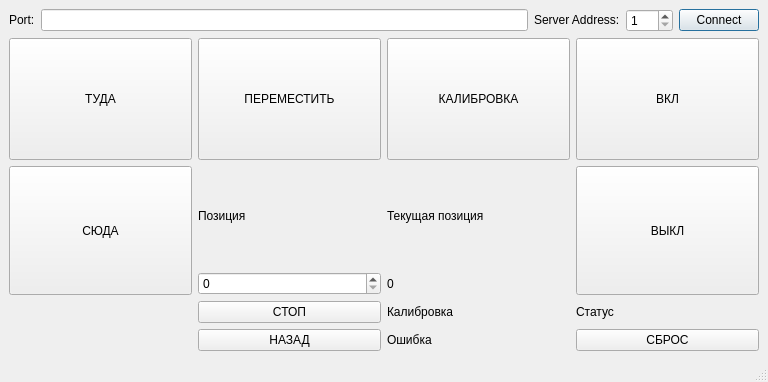
<?xml version="1.0" encoding="UTF-8"?>
<ui version="4.0">
 <class>MainWindow</class>
 <widget class="QMainWindow" name="MainWindow">
  <property name="geometry">
   <rect>
    <x>0</x>
    <y>0</y>
    <width>768</width>
    <height>382</height>
   </rect>
  </property>
  <property name="windowTitle">
   <string>MainWindow</string>
  </property>
  <widget class="QWidget" name="centralwidget">
   <layout class="QGridLayout" name="gridLayout_2">
    <item row="0" column="0" colspan="4">
     <layout class="QHBoxLayout" name="horizontalLayout_4">
      <item>
       <widget class="QLabel" name="label_10">
        <property name="sizePolicy">
         <sizepolicy hsizetype="Maximum" vsizetype="Fixed">
          <horstretch>0</horstretch>
          <verstretch>0</verstretch>
         </sizepolicy>
        </property>
        <property name="text">
         <string>Port:</string>
        </property>
       </widget>
      </item>
      <item>
       <widget class="QLineEdit" name="portEdit">
        <property name="sizePolicy">
         <sizepolicy hsizetype="Preferred" vsizetype="Fixed">
          <horstretch>0</horstretch>
          <verstretch>0</verstretch>
         </sizepolicy>
        </property>
       </widget>
      </item>
      <item>
       <widget class="QLabel" name="label_27">
        <property name="sizePolicy">
         <sizepolicy hsizetype="Maximum" vsizetype="Fixed">
          <horstretch>0</horstretch>
          <verstretch>0</verstretch>
         </sizepolicy>
        </property>
        <property name="text">
         <string>Server Address:</string>
        </property>
       </widget>
      </item>
      <item>
       <widget class="QSpinBox" name="serverEdit">
        <property name="sizePolicy">
         <sizepolicy hsizetype="Maximum" vsizetype="Fixed">
          <horstretch>0</horstretch>
          <verstretch>0</verstretch>
         </sizepolicy>
        </property>
        <property name="minimum">
         <number>1</number>
        </property>
        <property name="maximum">
         <number>247</number>
        </property>
       </widget>
      </item>
      <item>
       <widget class="QPushButton" name="connectButton">
        <property name="sizePolicy">
         <sizepolicy hsizetype="Maximum" vsizetype="Fixed">
          <horstretch>0</horstretch>
          <verstretch>0</verstretch>
         </sizepolicy>
        </property>
        <property name="text">
         <string>Connect</string>
        </property>
        <property name="checkable">
         <bool>false</bool>
        </property>
        <property name="autoDefault">
         <bool>false</bool>
        </property>
        <property name="default">
         <bool>true</bool>
        </property>
       </widget>
      </item>
     </layout>
    </item>
    <item row="1" column="2">
     <widget class="QPushButton" name="calibrationButton">
      <property name="sizePolicy">
       <sizepolicy hsizetype="Minimum" vsizetype="Minimum">
        <horstretch>0</horstretch>
        <verstretch>0</verstretch>
       </sizepolicy>
      </property>
      <property name="minimumSize">
       <size>
        <width>0</width>
        <height>100</height>
       </size>
      </property>
      <property name="text">
       <string>КАЛИБРОВКА</string>
      </property>
     </widget>
    </item>
    <item row="2" column="1">
     <layout class="QVBoxLayout" name="verticalLayout_2">
      <item>
       <widget class="QLabel" name="label">
        <property name="sizePolicy">
         <sizepolicy hsizetype="Minimum" vsizetype="Fixed">
          <horstretch>0</horstretch>
          <verstretch>0</verstretch>
         </sizepolicy>
        </property>
        <property name="minimumSize">
         <size>
          <width>0</width>
          <height>100</height>
         </size>
        </property>
        <property name="text">
         <string>Позиция</string>
        </property>
       </widget>
      </item>
      <item>
       <widget class="QSpinBox" name="positionBox">
        <property name="sizePolicy">
         <sizepolicy hsizetype="Minimum" vsizetype="Minimum">
          <horstretch>0</horstretch>
          <verstretch>0</verstretch>
         </sizepolicy>
        </property>
       </widget>
      </item>
     </layout>
    </item>
    <item row="4" column="1">
     <widget class="QPushButton" name="stopButton">
      <property name="sizePolicy">
       <sizepolicy hsizetype="Minimum" vsizetype="Maximum">
        <horstretch>0</horstretch>
        <verstretch>0</verstretch>
       </sizepolicy>
      </property>
      <property name="text">
       <string>СТОП</string>
      </property>
     </widget>
    </item>
    <item row="5" column="3">
     <widget class="QPushButton" name="resetButton">
      <property name="sizePolicy">
       <sizepolicy hsizetype="Minimum" vsizetype="Maximum">
        <horstretch>0</horstretch>
        <verstretch>0</verstretch>
       </sizepolicy>
      </property>
      <property name="text">
       <string>СБРОС</string>
      </property>
     </widget>
    </item>
    <item row="4" column="2">
     <layout class="QHBoxLayout" name="horizontalLayout">
      <item>
       <widget class="QLabel" name="label_5">
        <property name="text">
         <string>Калибровка</string>
        </property>
       </widget>
      </item>
      <item>
       <widget class="QLabel" name="calibrationLamp">
        <property name="sizePolicy">
         <sizepolicy hsizetype="Fixed" vsizetype="Fixed">
          <horstretch>100</horstretch>
          <verstretch>100</verstretch>
         </sizepolicy>
        </property>
        <property name="text">
         <string/>
        </property>
       </widget>
      </item>
     </layout>
    </item>
    <item row="5" column="1">
     <widget class="QPushButton" name="backButton">
      <property name="sizePolicy">
       <sizepolicy hsizetype="Minimum" vsizetype="Maximum">
        <horstretch>0</horstretch>
        <verstretch>0</verstretch>
       </sizepolicy>
      </property>
      <property name="text">
       <string>НАЗАД</string>
      </property>
     </widget>
    </item>
    <item row="1" column="0">
     <widget class="QPushButton" name="jogPlusButton">
      <property name="sizePolicy">
       <sizepolicy hsizetype="Minimum" vsizetype="Minimum">
        <horstretch>0</horstretch>
        <verstretch>0</verstretch>
       </sizepolicy>
      </property>
      <property name="minimumSize">
       <size>
        <width>0</width>
        <height>100</height>
       </size>
      </property>
      <property name="text">
       <string>ТУДА</string>
      </property>
     </widget>
    </item>
    <item row="4" column="3">
     <layout class="QHBoxLayout" name="horizontalLayout_3">
      <item>
       <widget class="QLabel" name="label_8">
        <property name="text">
         <string>Статус</string>
        </property>
       </widget>
      </item>
      <item>
       <widget class="QLabel" name="statusLamp">
        <property name="sizePolicy">
         <sizepolicy hsizetype="Fixed" vsizetype="Fixed">
          <horstretch>0</horstretch>
          <verstretch>0</verstretch>
         </sizepolicy>
        </property>
        <property name="text">
         <string/>
        </property>
       </widget>
      </item>
     </layout>
    </item>
    <item row="1" column="1">
     <widget class="QPushButton" name="goButton">
      <property name="sizePolicy">
       <sizepolicy hsizetype="Minimum" vsizetype="Minimum">
        <horstretch>0</horstretch>
        <verstretch>0</verstretch>
       </sizepolicy>
      </property>
      <property name="minimumSize">
       <size>
        <width>0</width>
        <height>100</height>
       </size>
      </property>
      <property name="text">
       <string>ПЕРЕМЕСТИТЬ</string>
      </property>
     </widget>
    </item>
    <item row="2" column="3">
     <widget class="QPushButton" name="offButton">
      <property name="sizePolicy">
       <sizepolicy hsizetype="Minimum" vsizetype="Preferred">
        <horstretch>0</horstretch>
        <verstretch>0</verstretch>
       </sizepolicy>
      </property>
      <property name="minimumSize">
       <size>
        <width>0</width>
        <height>100</height>
       </size>
      </property>
      <property name="text">
       <string>ВЫКЛ</string>
      </property>
     </widget>
    </item>
    <item row="2" column="0">
     <widget class="QPushButton" name="jogMinusButton">
      <property name="sizePolicy">
       <sizepolicy hsizetype="Minimum" vsizetype="Preferred">
        <horstretch>0</horstretch>
        <verstretch>0</verstretch>
       </sizepolicy>
      </property>
      <property name="minimumSize">
       <size>
        <width>0</width>
        <height>100</height>
       </size>
      </property>
      <property name="text">
       <string>СЮДА</string>
      </property>
     </widget>
    </item>
    <item row="2" column="2">
     <layout class="QVBoxLayout" name="verticalLayout">
      <item>
       <widget class="QLabel" name="label_2">
        <property name="sizePolicy">
         <sizepolicy hsizetype="Minimum" vsizetype="Fixed">
          <horstretch>0</horstretch>
          <verstretch>0</verstretch>
         </sizepolicy>
        </property>
        <property name="minimumSize">
         <size>
          <width>0</width>
          <height>100</height>
         </size>
        </property>
        <property name="text">
         <string>Текущая позиция</string>
        </property>
       </widget>
      </item>
      <item>
       <widget class="QLabel" name="positionNowLabel">
        <property name="sizePolicy">
         <sizepolicy hsizetype="Preferred" vsizetype="Minimum">
          <horstretch>0</horstretch>
          <verstretch>0</verstretch>
         </sizepolicy>
        </property>
        <property name="text">
         <string>0</string>
        </property>
       </widget>
      </item>
     </layout>
    </item>
    <item row="1" column="3">
     <widget class="QPushButton" name="onButton">
      <property name="sizePolicy">
       <sizepolicy hsizetype="Minimum" vsizetype="Minimum">
        <horstretch>0</horstretch>
        <verstretch>0</verstretch>
       </sizepolicy>
      </property>
      <property name="minimumSize">
       <size>
        <width>0</width>
        <height>100</height>
       </size>
      </property>
      <property name="text">
       <string>ВКЛ</string>
      </property>
     </widget>
    </item>
    <item row="5" column="2">
     <layout class="QHBoxLayout" name="horizontalLayout_2">
      <item>
       <widget class="QLabel" name="label_6">
        <property name="text">
         <string>Ошибка</string>
        </property>
       </widget>
      </item>
      <item>
       <widget class="QLabel" name="errorLamp">
        <property name="sizePolicy">
         <sizepolicy hsizetype="Fixed" vsizetype="Fixed">
          <horstretch>100</horstretch>
          <verstretch>100</verstretch>
         </sizepolicy>
        </property>
        <property name="text">
         <string/>
        </property>
       </widget>
      </item>
     </layout>
    </item>
    <item row="7" column="0" colspan="4">
     <layout class="QVBoxLayout" name="consoleLayout"/>
    </item>
   </layout>
  </widget>
  <widget class="QMenuBar" name="menubar">
   <property name="geometry">
    <rect>
     <x>0</x>
     <y>0</y>
     <width>768</width>
     <height>21</height>
    </rect>
   </property>
  </widget>
  <widget class="QStatusBar" name="statusbar"/>
 </widget>
 <resources/>
 <connections/>
</ui>
